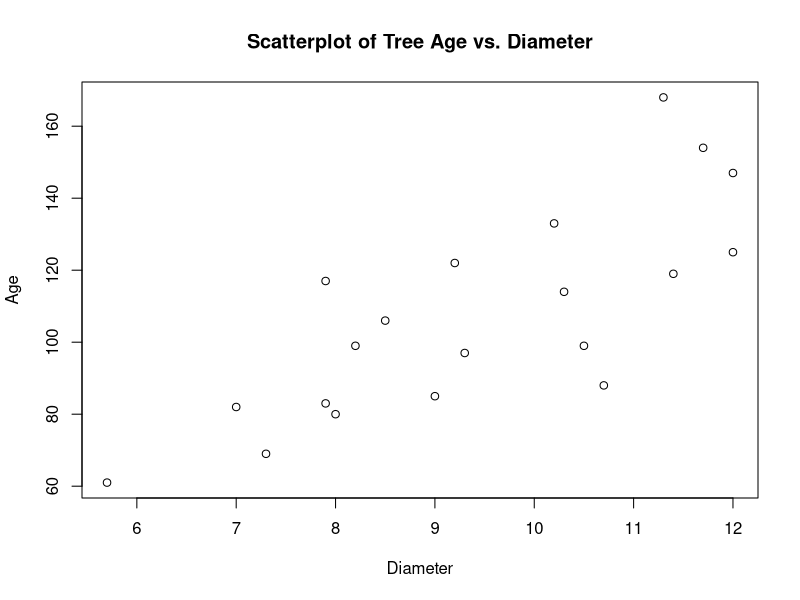
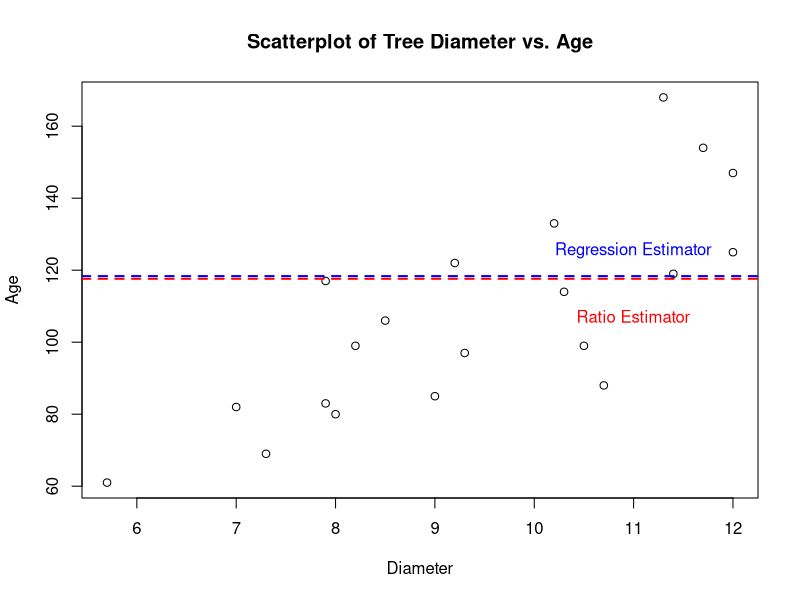

Source code (R) for these figures, in order:
## ---- chunk 1
knitr::opts_chunk$set(echo = TRUE)
library(knitr)
library(ggplot2)
## ---- chunk 2
# Creating the dataset
diameter <- c(12.0, 11.4, 7.9, 9.0, 10.5, 7.9, 7.3, 10.2, 11.7, 11.3,
              5.7, 8.0, 10.3, 12.0, 9.2, 8.5, 7.0, 10.7, 9.3, 8.2)

age <- c(125, 119, 83, 85, 99, 117, 69, 133, 154, 168,
         61, 80, 114, 147, 122, 106, 82, 88, 97, 99)

# Creating scatterplot 
pdf("scatterplot1.pdf", width = 7, height = 5)
plot(diameter, age, pch=1, xlab="Diameter", ylab="Age", main="Scatterplot of Tree Age vs. Diameter")
dev.off()

## ---- chunk 3
# Computing the sample mean age of trees
ybar = mean(age)
cat("Mean age of trees in the sample:", ybar)
## ---- chunk 4
# Computing the sample mean diameter of trees
xbar= mean(diameter)
cat("Mean diameter of trees in the sample", xbar)
## ---- chunk 5
n = 20

# Computing B_hat
B_hat <- ybar / xbar

# Computing residuals 
e <- age - B_hat * diameter

# Computing squared residuals
sq_e <- e^2

# Computing sample variance of residuals
var_e <- sum(sq_e) / (n - 1)

cat("Sample variance of residuals:", var_e)
## ---- chunk 6
# Computing for B_1_hat
xdev <- diameter - xbar
ydev <- age - ybar
numerator <- sum(xdev * ydev)
sq.xdev <- xdev^2
denominator <- sum(sq.xdev)
B_1_hat <- numerator / denominator
cat("B_1_hat =", B_1_hat)
## ---- chunk 7
# Estimates
y_bar_hat_r <- 117.6204 # Ratio estimator
y_bar_hat_reg <- 118.3634 # Regression estimator

# Creating revised scatterplot
pdf("scatterplot2.pdf", width = 7, height = 5)
plot(diameter, age,
     main = "Scatterplot of Tree Diameter vs. Age",
     xlab = "Diameter",
     ylab = "Age",
     pch = 1)

# Adding horizontal lines for the estimates 
abline(h = y_bar_hat_r, col = "red", lty = 2, lwd = 2) # Ratio estimator 
abline(h = y_bar_hat_reg, col = "blue", lty = 2, lwd = 2) # Regression estimator

# Adding a legend for the estimates
text(x = max(diameter) - 1, y = y_bar_hat_r - 15, labels = "Ratio Estimator", pos = 3, col = "red")
text(x = max(diameter) - 1, y = y_bar_hat_reg + 3, labels = "Regression Estimator", pos = 3, col = "blue")
dev.off()
